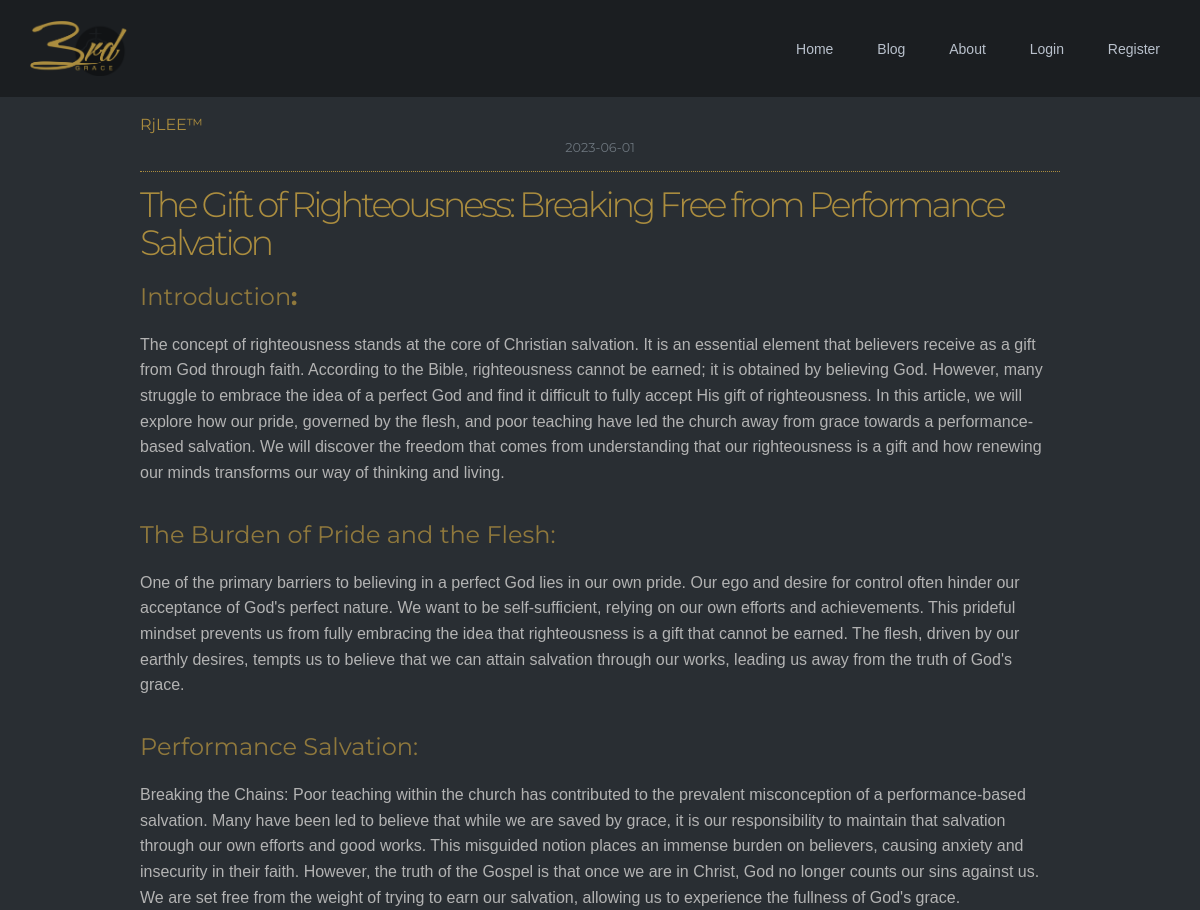
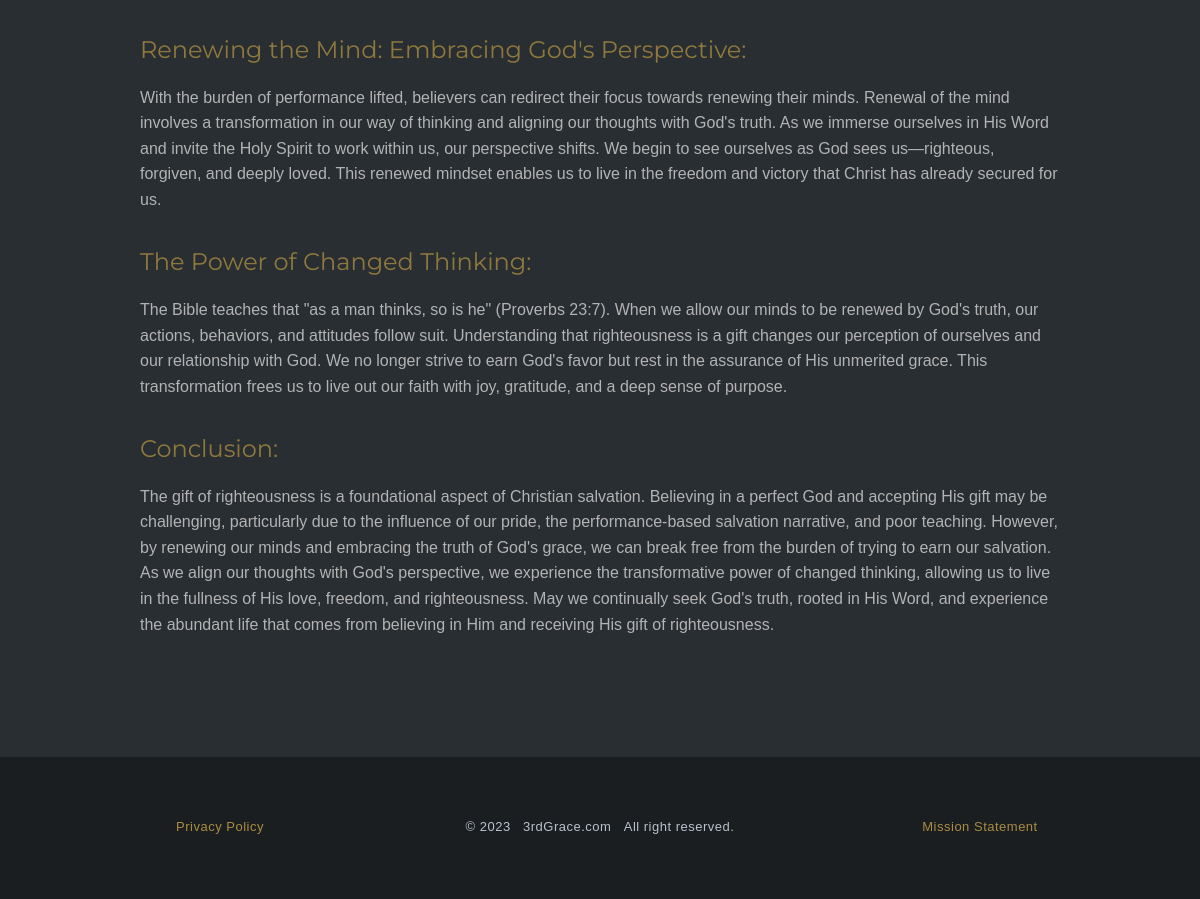
/post/1, run on the app's committed database (2 pictures, top to bottom).
### flaskblog/models.py (models this page shows, shortened)
class User(db.Model, UserMixin):
    id = db.Column(db.Integer, primary_key=True)
    username = db.Column(db.String(20), unique=True, nullable=False)
    email = db.Column(db.String(120), unique=True, nullable=False)
    image_file = db.Column(db.String(20), nullable=False, default="default.jpg")
    password = db.Column(db.String(60), nullable=False)
    posts = db.relationship("Post", backref="author", lazy=True)

class Post(db.Model):
    id = db.Column(db.Integer, primary_key=True)
    title = db.Column(db.String(100), nullable=False)
    date_posted = db.Column(db.DateTime, nullable=False, default=datetime.utcnow)
    content = db.Column(db.Text, nullable=False)
    user_id = db.Column(db.Integer, db.ForeignKey("user.id"), nullable=False)

### flaskblog/posts/routes.py (the view)
@posts.route("/post/<int:post_id>")
def post(post_id):
    post = Post.query.get_or_404(post_id)
    return render_template('post.html', title=post.title, post=post)

### flaskblog/templates/post.html (shortened to what this page needs)
{% extends "layout.html" %} {% block content %}
<div id="post">
   <article class="media content-section">
      <div class="media-body">
         <div class="article-metadata">
            <a
               class="mr-2"
               href="{{ url_for('users.user_posts', username=post.author.username) }}"
               >{{ post.author.username }}</a
               >
            <small class="text-muted"
               >{{ post.date_posted.strftime('%Y-%m-%d') }}</small
               >
         </div>
         <h2 class="article-title">{{ post.title }}</h2>
         <p class="article-content scrollable-container">{{ post.content | safe}}</p>
      </div>
   </article>
</div>
{% endblock content %}

### flaskblog/static/css/main.css (style rules this page uses)
h1, h2, h3, h4, h5, h6 { font-family: Montserrat, sans-serif !important; color: #ab8d3fc9; }
.content-section { background: transparent; border: none; border-radius: 3px; width: 80%; padding: 0px 20px; margin: 3rem auto; }
h2>a, .article-title, h2>.article-title { font-family: Montserrat, sans-serif !important; font-width: 200; color: #AB8D3F; font-size: .75em; letter-spacing: 0.3px; }
.article-content { white-space: pre-line; }
.article-metadata { padding-bottom: 0px; margin-bottom: 0px; border-bottom: 1px dotted #ab8d3f; }
.scrollable-container { overflow: auto; scrollbar-width: thin; scrollbar-color: transparent transparent; }
.scrollable-container { scrollbar-width: thin; scrollbar-color: transparent transparent; }

### flaskblog/static/css/about.css (style rules this page uses)
#post .content-section, #account .content-section, #register .content-section, #login .content-section { font-family: Montserrat, sans-serif !important; display: flex; align-items: center; justify-content: center; color: #ab8d3f }
.text-muted { color: #6c757d !important; text-align: center; display: flex; justify-content: center; margin-bottom: 1 e; margin-bottom: 1em }

### data on the page
User: author.username "RjLEE™"
Post: date_posted "2023-06-01", title "The Gift of Righteousness: Breaking Free from Performance Salvation", content "Introduction : The concept of righteousness stands at the core of Christian salvation. It is an essential element that believers receive as a gift from God through faith. According to the Bible, righteousness cannot be earned; it is obtained by believing God. However, many struggle to embrace the idea of a perfect God and find it difficult to fully accept His gift of righteousness. In this article, we will explore how our pride, governed by the flesh, and poor teaching have led the church away from grace towards a performance-based salvation. We will discover the freedom that comes from understanding that our righteousness is a gift and how renewing our minds transforms our way of thinking…"
